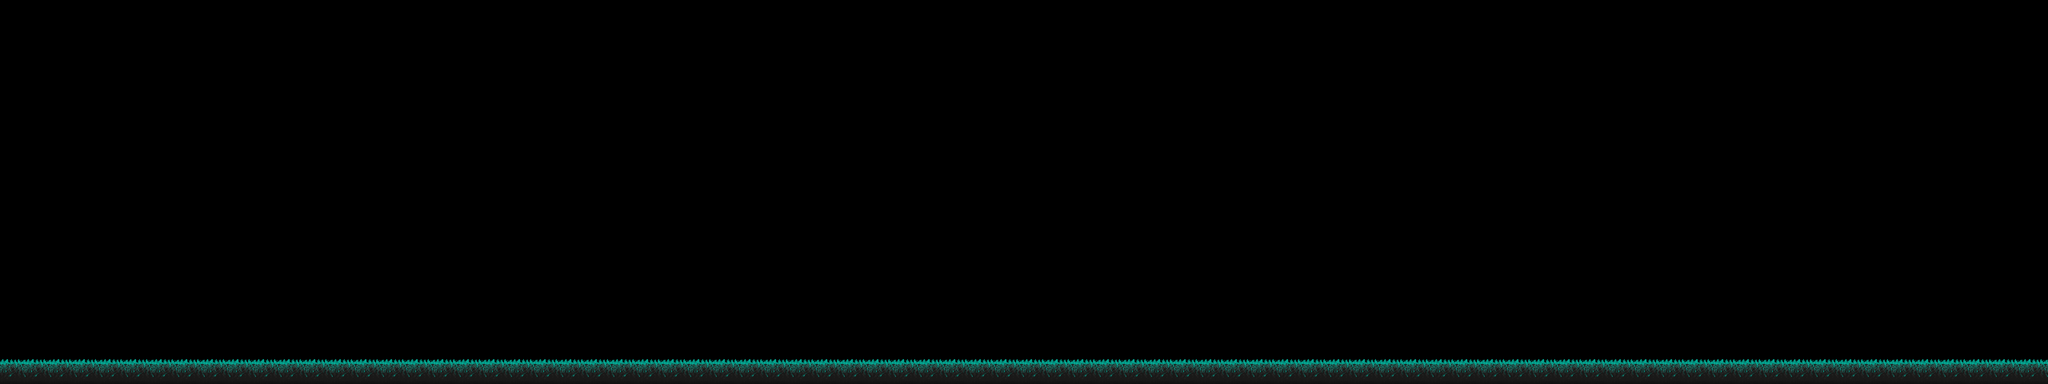

A level layout from a 2D game, rendered from its tile map. Below: a short description, then the map file with tile-grid data replaced by summaries:
An orthogonal 80x15 tile map with 32x32 px tiles, 2 tile layers (Front, Back) and 3 objects.

<map version="1.0" orientation="orthogonal" renderorder="right-down" width="80" height="15" tilewidth="32" tileheight="32">
 <tileset firstgid="1" name="tileSet" tilewidth="32" tileheight="32">
  <image source="tileSet.png" width="96" height="32" />
 </tileset>
 <layer name="Front" width="80" height="15">
  <data>[1200 cells, 0 non-empty, 0 distinct tile ids]</data>
 </layer>
 <layer name="Back" width="80" height="15">
  <data>[1200 cells, 80 non-empty, 1 distinct tile ids]</data>
 </layer>
 <objectgroup name="Lights">
  <object x="354" y="64" width="92" height="97" />
  <object x="1057" y="66" width="96" height="95" />
  <object x="1697" y="66" width="94" height="93" />
 </objectgroup>
</map>
